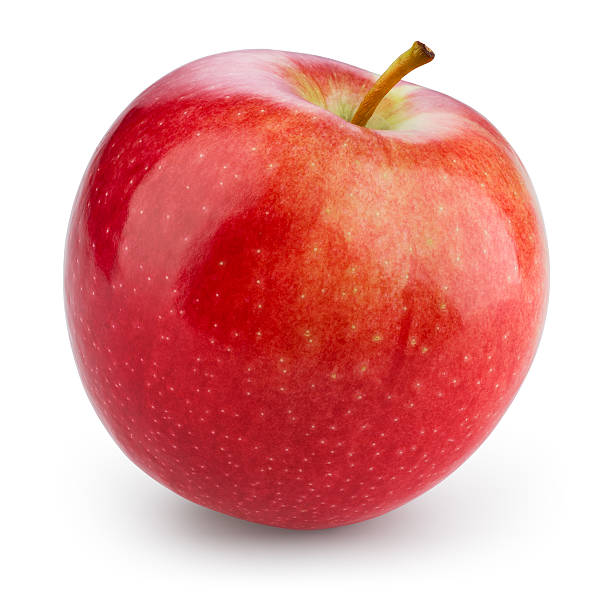
#> input picture apple.jpg, 612 x 612 px
$ python clasificador_manzana.py
#> lines starting #> are read from the running program, lines starting #| are printed output that depends on the picture; after the words box and inside, x2 and y2 are one past the last pixel; in counts of white or black regions, pixels touching at a corner belong together
import cv2
import numpy as np

# Leer la imagen de entrada
img = cv2.imread('apple.jpg')
#> img is the input picture: shape (612, 612, 3); mean B, G, R 160.9, 162.9, 228.7

# Convertir la imagen a espacio de color HSV
hsv = cv2.cvtColor(img, cv2.COLOR_BGR2HSV)
#> hsv: shape (612, 612, 3); mean H, S, V 54.4, 88.9, 228.7

# Definir el rango de colores de la manzana en HSV
lower_red = np.array([0, 50, 50])
upper_red = np.array([10, 255, 255])

# Crear una máscara que detecte los píxeles en el rango de colores de la manzana
mask = cv2.inRange(hsv, lower_red, upper_red)
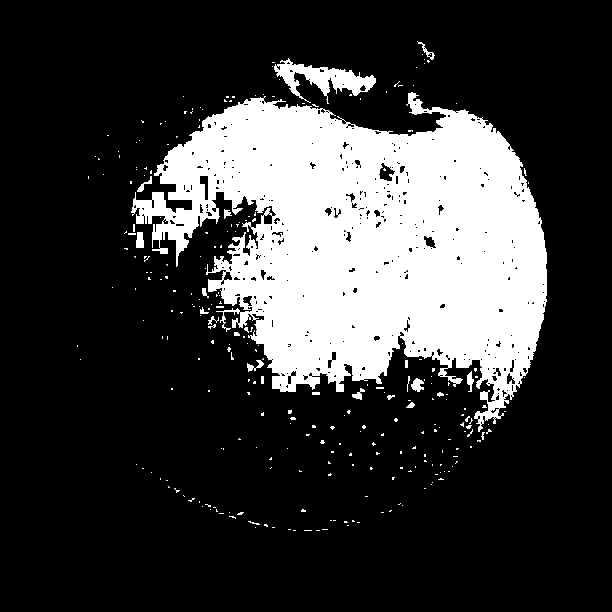
#> mask: shape (612, 612); 22.8% white; 277 white regions (256 under 20 px)

# Encontrar contornos en la máscara
contours, _ = cv2.findContours(mask, cv2.RETR_EXTERNAL, cv2.CHAIN_APPROX_SIMPLE)
#> contours = 276 contours, 264 with area under 20; largest, box (x1, y1, x2, y2) and area: (131, 92, 547, 432) 82340, (274, 58, 376, 104) 1629, (411, 378, 424, 392) 94, (136, 232, 144, 248) 90, (467, 371, 474, 392) 59

# Dibujar contornos alrededor de las regiones de color de la manzana
for contour in contours:
    area = cv2.contourArea(contour)
    if area > 100:  # filtro de área mínima
        cv2.drawContours(img, [contour], -1, (0, 255, 0), 2)
#> this loop made 276 passes
#> area on passes 262, 274: 82340.5, 1629
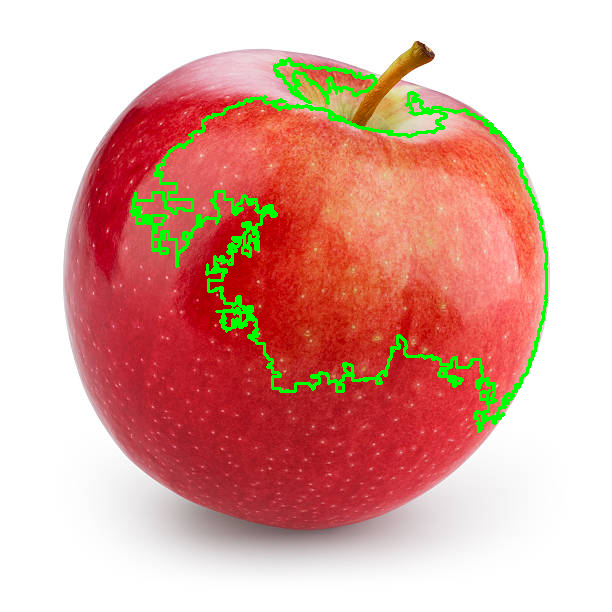
#> img: shape (612, 612, 3); 3.12% of pixels changed, all inside (x1, y1, x2, y2) = (130, 57, 548, 433)

# Mostrar la imagen con los contornos de la manzana
cv2.imshow('Apple Detection', img)
cv2.waitKey(0)
cv2.destroyAllWindows()

$ run again, with imagen.jpg copied over apple.jpg
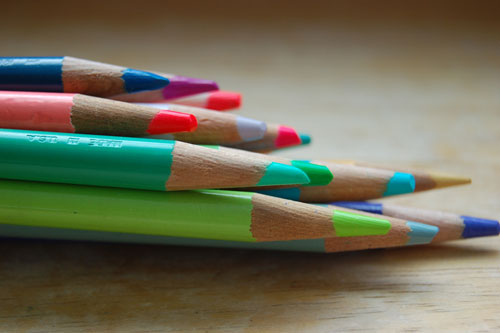
#> input picture imagen.jpg, 500 x 333 px
#> img is the input picture: shape (333, 500, 3); mean B, G, R 86.5, 107.7, 109.5
#> hsv: shape (333, 500, 3); mean H, S, V 35.5, 107.4, 122.9
#> `mask = cv2.inRange(hsv, lower_red, upper_red)`:
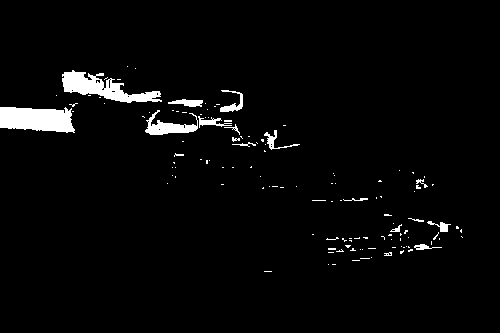
#> mask: shape (333, 500); 3.1% white; 127 white regions (109 under 20 px)
#> contours = 127 contours, 117 with area under 20; largest, box (x1, y1, x2, y2) and area: (0, 107, 75, 133) 1466, (62, 70, 162, 103) 1292, (145, 110, 198, 135) 464, (220, 90, 243, 112) 136, (168, 99, 203, 107) 134
#> the loop `for contour in contours:` made 127 passes
#> area on passes 23, 44, 46, 110, 112, 118, 122, 125: 51.5, 24.5, 71, 464, 1465.5, 134.5, 136, 1292
#> after the loop `for contour in contours:`:
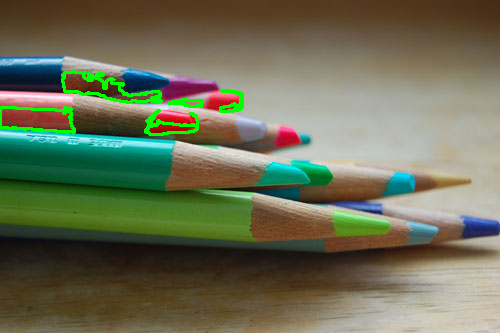
#> img: shape (333, 500, 3); 1.64% of pixels changed, all inside (x1, y1, x2, y2) = (0, 69, 244, 136)
